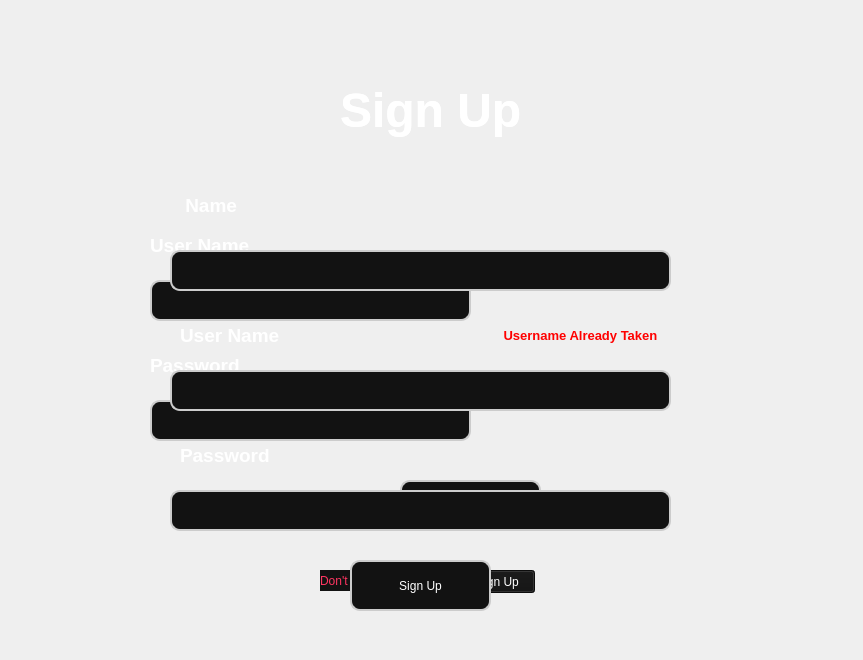
      <widget class="QWidget" name="registration_page">
       <widget class="QWidget" name="widget_10" native="true">
        <property name="geometry">
         <rect>
          <x>0</x>
          <y>-10</y>
          <width>854</width>
          <height>651</height>
         </rect>
        </property>
        <property name="sizePolicy">
         <sizepolicy hsizetype="Maximum" vsizetype="Maximum">
          <horstretch>0</horstretch>
          <verstretch>0</verstretch>
         </sizepolicy>
        </property>
        <widget class="QLineEdit" name="lineEdit_19">
         <property name="geometry">
          <rect>
           <x>150</x>
           <y>290</y>
           <width>321</width>
           <height>41</height>
          </rect>
         </property>
         <property name="styleSheet">
          <string notr="true">QLineEdit {
	color: rgb(255, 255, 255);
    border: 2px solid #cccccc; 
    border-radius: 10px;       
    padding: 5px;            
    background-color: #121212;  

}
</string>
         </property>
         <property name="text">
          <string/>
         </property>
        </widget>
        <widget class="QPushButton" name="pushButton_21">
         <property name="geometry">
          <rect>
           <x>460</x>
           <y>580</y>
           <width>75</width>
           <height>23</height>
          </rect>
         </property>
         <property name="styleSheet">
          <string notr="true">font: 75 11pt &quot;MS Shell Dlg 2&quot;;
background-color: rgb(18, 18, 18);
color: rgb(255, 255, 255);</string>
         </property>
         <property name="text">
          <string>Sign Up</string>
         </property>
        </widget>
        <widget class="QPushButton" name="pushButton_22">
         <property name="geometry">
          <rect>
           <x>400</x>
           <y>490</y>
           <width>141</width>
           <height>51</height>
          </rect>
         </property>
         <property name="autoFillBackground">
          <bool>false</bool>
         </property>
         <property name="styleSheet">
          <string notr="true">QPushButton {
	color: rgb(255, 255, 255);
	font: 75 16pt &quot;MS Shell Dlg 2&quot;;
    border: 2px solid #cccccc;
    border-radius: 10px;
    padding: 5px;
    background-color: #121212  ;
}
QPushButton:hover {
    background-color:   ;
}</string>
         </property>
         <property name="text">
          <string>Log In</string>
         </property>
        </widget>
        <widget class="QLabel" name="label_37">
         <property name="geometry">
          <rect>
           <x>340</x>
           <y>30</y>
           <width>191</width>
           <height>181</height>
          </rect>
         </property>
         <property name="font">
          <font>
           <pointsize>36</pointsize>
           <weight>75</weight>
           <bold>true</bold>
          </font>
         </property>
         <property name="styleSheet">
          <string notr="true">color: rgb(255, 255, 255);</string>
         </property>
         <property name="text">
          <string>Sign Up</string>
         </property>
        </widget>
        <widget class="QLabel" name="label_38">
         <property name="geometry">
          <rect>
           <x>150</x>
           <y>240</y>
           <width>111</width>
           <height>31</height>
          </rect>
         </property>
         <property name="font">
          <font>
           <pointsize>14</pointsize>
           <weight>75</weight>
           <bold>true</bold>
          </font>
         </property>
         <property name="styleSheet">
          <string notr="true">color: rgb(255, 255, 255);</string>
         </property>
         <property name="text">
          <string>User Name</string>
         </property>
        </widget>
        <widget class="QLineEdit" name="lineEdit_20">
         <property name="geometry">
          <rect>
           <x>150</x>
           <y>410</y>
           <width>321</width>
           <height>41</height>
          </rect>
         </property>
         <property name="styleSheet">
          <string notr="true">QLineEdit {
	color: rgb(255, 255, 255);
    border: 2px solid #cccccc; 
    border-radius: 10px;       
    padding: 5px;            
    background-color: #121212;  

}
</string>
         </property>
         <property name="text">
          <string/>
         </property>
         <property name="echoMode">
          <enum>QLineEdit::Password</enum>
         </property>
        </widget>
        <widget class="QLabel" name="label_39">
         <property name="geometry">
          <rect>
           <x>150</x>
           <y>360</y>
           <width>111</width>
           <height>31</height>
          </rect>
         </property>
         <property name="font">
          <font>
           <pointsize>14</pointsize>
           <weight>75</weight>
           <bold>true</bold>
          </font>
         </property>
         <property name="styleSheet">
          <string notr="true">color: rgb(255, 255, 255);</string>
         </property>
         <property name="text">
          <string>Password</string>
         </property>
        </widget>
        <widget class="QLabel" name="label_40">
         <property name="geometry">
          <rect>
           <x>320</x>
           <y>580</y>
           <width>121</width>
           <height>21</height>
          </rect>
         </property>
         <property name="styleSheet">
          <string notr="true">background-color: rgb(18, 18, 18);
color: rgb(255, 53, 97);</string>
         </property>
         <property name="text">
          <string>Don't have an account</string>
         </property>
        </widget>
        <widget class="QWidget" name="widget_11" native="true">
         <property name="geometry">
          <rect>
           <x>0</x>
           <y>0</y>
           <width>901</width>
           <height>651</height>
          </rect>
         </property>
         <property name="sizePolicy">
          <sizepolicy hsizetype="Maximum" vsizetype="Maximum">
           <horstretch>0</horstretch>
           <verstretch>0</verstretch>
          </sizepolicy>
         </property>
         <widget class="QLineEdit" name="username_textinput_2">
          <property name="geometry">
           <rect>
            <x>170</x>
            <y>380</y>
            <width>501</width>
            <height>41</height>
           </rect>
          </property>
          <property name="styleSheet">
           <string notr="true">QLineEdit {
	color: rgb(255, 255, 255);
    border: 2px solid #cccccc; 
    border-radius: 10px;       
    padding: 5px;            
    background-color: #121212;  

}
</string>
          </property>
          <property name="text">
           <string/>
          </property>
         </widget>
         <widget class="QLabel" name="label_41">
          <property name="geometry">
           <rect>
            <x>340</x>
            <y>30</y>
            <width>191</width>
            <height>181</height>
           </rect>
          </property>
          <property name="font">
           <font>
            <pointsize>36</pointsize>
            <weight>75</weight>
            <bold>true</bold>
           </font>
          </property>
          <property name="styleSheet">
           <string notr="true">color: rgb(255, 255, 255);</string>
          </property>
          <property name="text">
           <string>Sign Up</string>
          </property>
         </widget>
         <widget class="QLabel" name="label_42">
          <property name="geometry">
           <rect>
            <x>180</x>
            <y>330</y>
            <width>111</width>
            <height>31</height>
           </rect>
          </property>
          <property name="font">
           <font>
            <pointsize>14</pointsize>
            <weight>75</weight>
            <bold>true</bold>
           </font>
          </property>
          <property name="styleSheet">
           <string notr="true">color: rgb(255, 255, 255);</string>
          </property>
          <property name="text">
           <string>User Name</string>
          </property>
         </widget>
         <widget class="QLineEdit" name="password_textinput_2">
          <property name="geometry">
           <rect>
            <x>170</x>
            <y>500</y>
            <width>501</width>
            <height>41</height>
           </rect>
          </property>
          <property name="styleSheet">
           <string notr="true">QLineEdit {
	color: rgb(255, 255, 255);
    border: 2px solid #cccccc; 
    border-radius: 10px;       
    padding: 5px;            
    background-color: #121212;  

}
</string>
          </property>
          <property name="text">
           <string/>
          </property>
          <property name="echoMode">
           <enum>QLineEdit::Password</enum>
          </property>
         </widget>
         <widget class="QLabel" name="label_43">
          <property name="geometry">
           <rect>
            <x>180</x>
            <y>450</y>
            <width>111</width>
            <height>31</height>
           </rect>
          </property>
          <property name="font">
           <font>
            <pointsize>14</pointsize>
            <weight>75</weight>
            <bold>true</bold>
           </font>
          </property>
          <property name="styleSheet">
           <string notr="true">color: rgb(255, 255, 255);</string>
          </property>
          <property name="text">
           <string>Password</string>
          </property>
         </widget>
         <widget class="QLineEdit" name="name_textinput">
          <property name="geometry">
           <rect>
            <x>170</x>
            <y>260</y>
            <width>501</width>
            <height>41</height>
           </rect>
          </property>
          <property name="styleSheet">
           <string notr="true">QLineEdit {
	color: rgb(255, 255, 255);
    border: 2px solid #cccccc; 
    border-radius: 10px;       
    padding: 5px;            
    background-color: #121212;  

}
</string>
          </property>
          <property name="text">
           <string/>
          </property>
         </widget>
         <widget class="QLabel" name="label_44">
          <property name="geometry">
           <rect>
            <x>180</x>
            <y>200</y>
            <width>111</width>
            <height>31</height>
           </rect>
          </property>
          <property name="font">
           <font>
            <pointsize>14</pointsize>
            <weight>75</weight>
            <bold>true</bold>
           </font>
          </property>
          <property name="styleSheet">
           <string notr="true">color: rgb(255, 255, 255);</string>
          </property>
          <property name="text">
           <string> Name</string>
          </property>
         </widget>
         <widget class="QPushButton" name="registration_button">
          <property name="geometry">
           <rect>
            <x>350</x>
            <y>570</y>
            <width>141</width>
            <height>51</height>
           </rect>
          </property>
          <property name="cursor">
           <cursorShape>PointingHandCursor</cursorShape>
          </property>
          <property name="styleSheet">
           <string notr="true">QPushButton {
	color: rgb(255, 255, 255);
	font: 75 16pt &quot;MS Shell Dlg 2&quot;;
    border: 2px solid #cccccc;
    border-radius: 10px;
    padding: 5px;
    background-color: #121212  ;
}
QPushButton:hover {
    background-color:   ;
}</string>
          </property>
          <property name="text">
           <string>Sign Up</string>
          </property>
         </widget>
         <widget class="QLabel" name="invalid_username_label">
          <property name="geometry">
           <rect>
            <x>500</x>
            <y>330</y>
            <width>181</width>
            <height>31</height>
           </rect>
          </property>
          <property name="font">
           <font>
            <pointsize>10</pointsize>
            <weight>75</weight>
            <bold>true</bold>
           </font>
          </property>
          <property name="styleSheet">
           <string notr="true">color: red;</string>
          </property>
          <property name="text">
           <string> Username Already Taken</string>
          </property>
         </widget>
        </widget>
       </widget>
      </widget>
